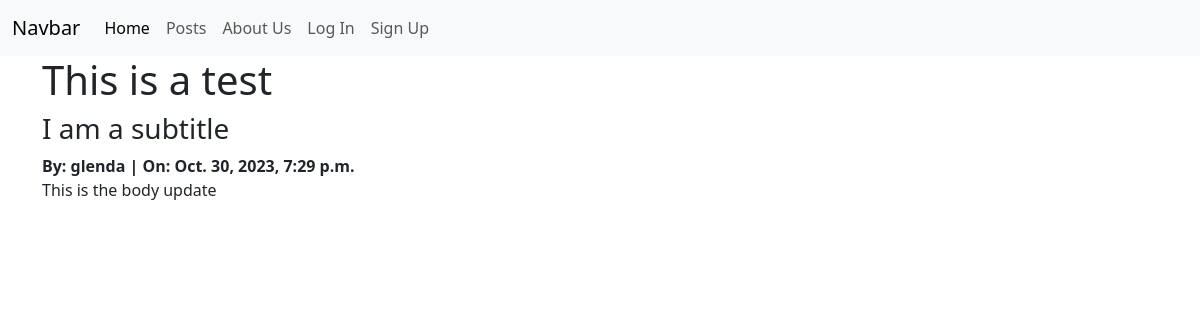
The app's page /post/4/ with its own data.
### posts/models.py (models this page shows, shortened)
class Post(models.Model):
    title = models.CharField(max_length=128)
    subtitle = models.CharField(max_length=256)
    author = models.ForeignKey(
        get_user_model(),
        on_delete=models.CASCADE
    )
    body = models.TextField()
    created_on = models.DateTimeField(auto_now_add=True)
    status = models.ForeignKey(
        Status,
        on_delete=models.CASCADE
    )

### posts/views.py (the view)
# urls.py: path("<int:pk>/", views.PostDetailView.as_view(), name="detail"),
class PostDetailView(DetailView):
    template_name = "posts/detail.html"
    model = Post
    def get_context_data(self, **kwargs):
        context = super().get_context_data(**kwargs)
        published_status = Status.objects.get(name="published")
        context["post_list"] = Post.objects.filter(
            status=published_status
            ).order_by("created_on").reverse()
        return context

### templates/posts/detail.html (shortened to what this page needs)
{% extends 'base.html' %}
{% block content %}
<h1>{{ post.title }}</h1>
<h3>{{ post.subtitle }}</h3>
<strong>By: {{ post.author }} | On:  {{ post.created_on }}</strong>
<p>{{ post.body }}</p>
{% endblock content %}

### records on screen
Post: title "This is a test", subtitle "I am a subtitle", author "glenda", created_on "Oct. 30, 2023, 7:29 p.m.", body "This is the body update"
